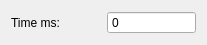
<?xml version="1.0" encoding="UTF-8"?>
<ui version="4.0">
 <class>ScaleImageForm</class>
 <widget class="QWidget" name="ScaleImageForm">
  <property name="geometry">
   <rect>
    <x>0</x>
    <y>0</y>
    <width>207</width>
    <height>41</height>
   </rect>
  </property>
  <property name="windowTitle">
   <string>Form</string>
  </property>
  <layout class="QGridLayout" name="gridLayout">
   <item row="0" column="0">
    <widget class="QLabel" name="label_6">
     <property name="text">
      <string>Time ms:</string>
     </property>
    </widget>
   </item>
   <item row="0" column="1">
    <widget class="QSpinBox" name="sb_time">
     <property name="readOnly">
      <bool>true</bool>
     </property>
     <property name="buttonSymbols">
      <enum>QAbstractSpinBox::NoButtons</enum>
     </property>
     <property name="maximum">
      <number>99999</number>
     </property>
    </widget>
   </item>
  </layout>
 </widget>
 <resources/>
 <connections/>
</ui>
